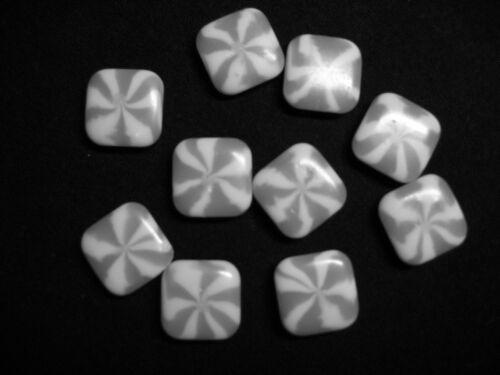
%> input picture IP_Examples/4_Segmentation/watershed/bon1g.jpg, 500 x 375 px
$ octave watershed_marker.m   (GNU Octave 9; MATLAB toolbox functions it lacks are replaced by stand-ins)
%> lines starting %> are read from the running program, lines starting %| are printed output that depends on the picture; in (x1, y1, x2, y2) boxes, pixels count from 0 and x2, y2 are one past the last pixel; in counts of white or black regions, pixels touching at a corner belong together; the program's own positions count from 1
%% marker based watershed segmentation
% avoids over-segmentation
close all

img = imread('bon1g.jpg');
%> img is the input picture: size 375x500 uint8; min 0, max 255, mean 52
imshow(img);

%convert to binary image
bw = img >50;
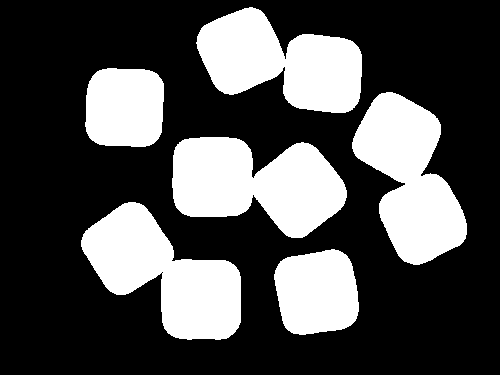
%> bw: size 375x500 logical; 30.6% white; 6 white regions, box (x1, y1, x2, y2) and area: (172, 137, 347, 238) 11966, (81, 202, 241, 340) 11689, (352, 92, 467, 265) 11277, (196, 7, 362, 113) 10951, (274, 249, 359, 335) 5955, (85, 68, 164, 147) 5604
figure, imshow(bw),title('bw');

% separate objects
e = imerode(bw,strel('disk',18));
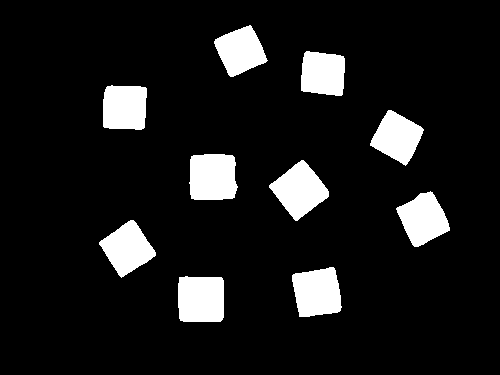
%> e: size 375x500 logical; 10% white; 10 white regions, largest, box (x1, y1, x2, y2) and area: (189, 154, 238, 200) 2043, (178, 276, 224, 322) 2036, (269, 160, 329, 221) 2025
figure, imshow(e), title('marker: eroded image');

% only allow regional minima wherever BW is nonzero
imp = imimposemin(double(bw),e);
%> imp: size 375x500 double; 10.04% of the values are NaN or infinite; the others: min 1, max 1, mean 1

L = watershed(imp);  % calculate watershed
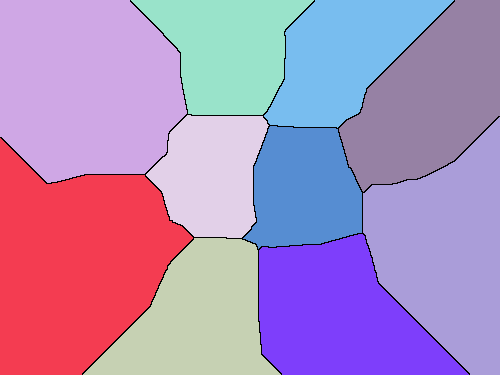
%> L: size 375x500 uint8; 11 distinct labels, from 0 to 10; one colour per label, 0 black

rgb = label2rgb(L,'jet',[.5 .5 .5]);
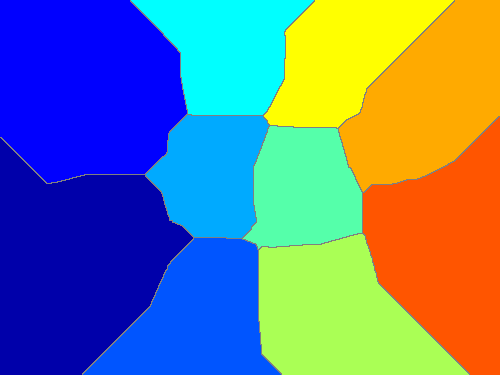
%> rgb: size 375x500x3 uint8; mean R, G, B 99.8, 124.5, 141.5
figure, imshow(rgb),title('Watershed transform of D')

% set background to black
rgb(repmat(~bw,[1,1,3])) = 0;
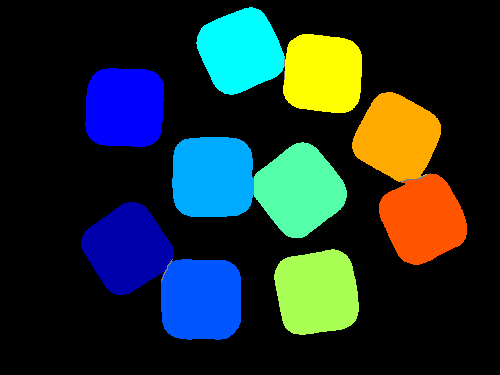
%> rgb: size 375x500x3 uint8; mean R, G, B 30.9, 46.9, 44.7
figure, imshow(rgb),title('Result')
